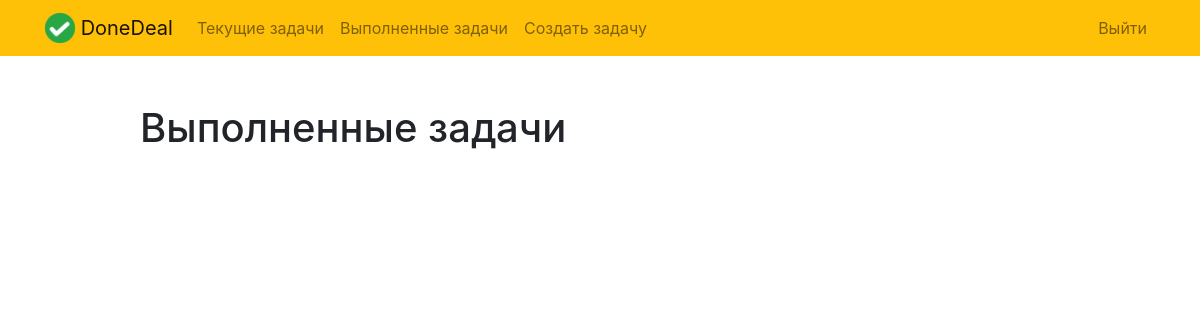
Page /completed/ (signed in) on the earlier database version.
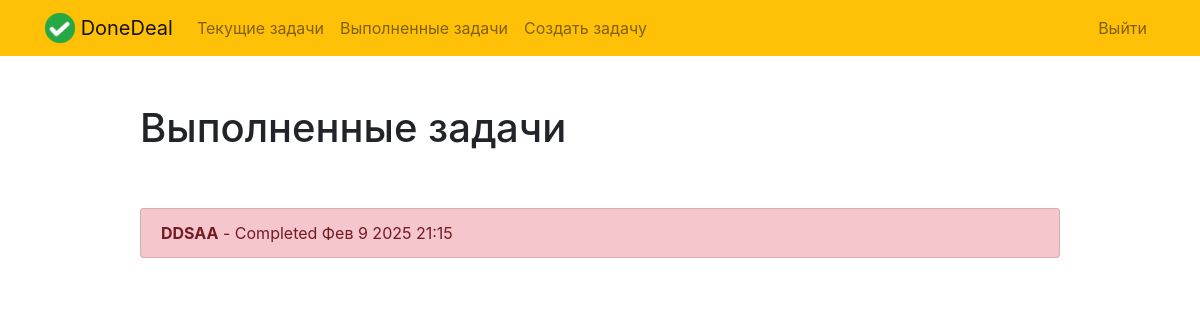
Same page on the later database version.
### todo/models.py (models this page shows, shortened)
class Todo(models.Model):
    title = models.CharField(max_length=100, verbose_name='Заголовок')
    memo = models.TextField(blank=True, verbose_name='Описание')
    created = models.DateTimeField(auto_now_add=True, verbose_name='Время создания')
    datecompleted = models.DateTimeField(null=True, blank=True, verbose_name='Время выполнения')
    important = models.BooleanField(default=False, verbose_name='Важное')
    user = models.ForeignKey(User, on_delete=models.CASCADE, verbose_name='Пользователь')

### todo/views.py (the view)
# urls.py: path('completed/', views.completedtodos, name='completedtodos'),
@login_required
def completedtodos(request):
    todos = Todo.objects.filter(user=request.user, datecompleted__isnull=False).order_by('datecompleted') # выполненные задачи,сортировка по дате
    return render(request, 'todo/completedtodos.html', {'todos':todos})

### todo/templates/todo/completedtodos.html
{% extends "todo/base.html" %}
{% block content %}
    <div class="row justify-content-center mt-5">
        <div class="col-md-10">
            <h1>Выполненные задачи</h1>
        </div>
    </div>
    <div class="row justify-content-center mt-5">
        <div class="col-md-10">
            <div class="list-group">
                {% for todo in todos %}
                    <a href="{% url 'viewtodo' todo.id %}" class="list-group-item list-group-item-action{% if todo.important %} list-group-item-danger{% endif %}"><b>{{ todo.title }}</b> - Completed {{ todo.datecompleted|date:'M j Y H:i' }}</a>
                {% endfor %}
            </div>
        </div>
    </div>
{% endblock %}

Differences in the rows shown:
now on this page (row edited): Todo: title "DDSAA", datecompleted "Фев 9 2025 21:15"
